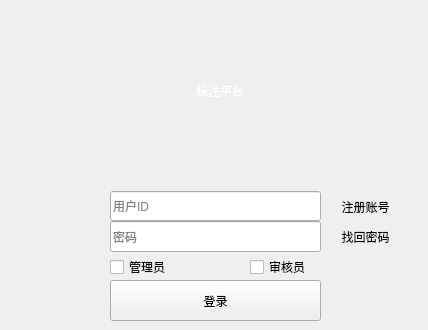
<?xml version="1.0" encoding="UTF-8"?>
<ui version="4.0">
 <class>login</class>
 <widget class="QDialog" name="login">
  <property name="geometry">
   <rect>
    <x>0</x>
    <y>0</y>
    <width>428</width>
    <height>330</height>
   </rect>
  </property>
  <property name="windowTitle">
   <string>Dialog</string>
  </property>
  <widget class="QWidget" name="login_top_widget" native="true">
   <property name="geometry">
    <rect>
     <x>0</x>
     <y>0</y>
     <width>428</width>
     <height>181</height>
    </rect>
   </property>
   <property name="styleSheet">
    <string notr="true">background-image: url(:/login/img/login/top.png);</string>
   </property>
   <widget class="QPushButton" name="btn_small">
    <property name="geometry">
     <rect>
      <x>375</x>
      <y>8</y>
      <width>16</width>
      <height>16</height>
     </rect>
    </property>
    <property name="styleSheet">
     <string notr="true">background:transparent;</string>
    </property>
    <property name="text">
     <string/>
    </property>
    <property name="flat">
     <bool>true</bool>
    </property>
   </widget>
   <widget class="QPushButton" name="btn_exit">
    <property name="geometry">
     <rect>
      <x>405</x>
      <y>5</y>
      <width>16</width>
      <height>16</height>
     </rect>
    </property>
    <property name="styleSheet">
     <string notr="true">background:transparent;</string>
    </property>
    <property name="text">
     <string/>
    </property>
    <property name="autoDefault">
     <bool>false</bool>
    </property>
    <property name="flat">
     <bool>true</bool>
    </property>
   </widget>
   <widget class="QLabel" name="topic">
    <property name="geometry">
     <rect>
      <x>60</x>
      <y>40</y>
      <width>320</width>
      <height>101</height>
     </rect>
    </property>
    <property name="styleSheet">
     <string notr="true">font: 40pt &quot;华文行楷&quot;;
color: rgb(255, 255, 255);</string>
    </property>
    <property name="text">
     <string>标注平台</string>
    </property>
    <property name="alignment">
     <set>Qt::AlignCenter</set>
    </property>
   </widget>
  </widget>
  <widget class="QWidget" name="login_con_widget" native="true">
   <property name="geometry">
    <rect>
     <x>90</x>
     <y>181</y>
     <width>311</width>
     <height>95</height>
    </rect>
   </property>
   <widget class="QLineEdit" name="username">
    <property name="geometry">
     <rect>
      <x>20</x>
      <y>10</y>
      <width>211</width>
      <height>30</height>
     </rect>
    </property>
    <property name="placeholderText">
     <string>用户ID</string>
    </property>
   </widget>
   <widget class="QLineEdit" name="password">
    <property name="geometry">
     <rect>
      <x>20</x>
      <y>40</y>
      <width>211</width>
      <height>31</height>
     </rect>
    </property>
    <property name="echoMode">
     <enum>QLineEdit::Password</enum>
    </property>
    <property name="placeholderText">
     <string>密码</string>
    </property>
   </widget>
   <widget class="QCheckBox" name="check_admin">
    <property name="geometry">
     <rect>
      <x>20</x>
      <y>76</y>
      <width>91</width>
      <height>20</height>
     </rect>
    </property>
    <property name="text">
     <string>管理员</string>
    </property>
    <property name="iconSize">
     <size>
      <width>12</width>
      <height>12</height>
     </size>
    </property>
   </widget>
   <widget class="QCheckBox" name="check_test">
    <property name="geometry">
     <rect>
      <x>160</x>
      <y>76</y>
      <width>71</width>
      <height>20</height>
     </rect>
    </property>
    <property name="text">
     <string>审核员</string>
    </property>
    <property name="iconSize">
     <size>
      <width>12</width>
      <height>12</height>
     </size>
    </property>
   </widget>
   <widget class="QPushButton" name="btn_register">
    <property name="geometry">
     <rect>
      <x>240</x>
      <y>10</y>
      <width>71</width>
      <height>31</height>
     </rect>
    </property>
    <property name="text">
     <string>注册账号</string>
    </property>
    <property name="autoDefault">
     <bool>false</bool>
    </property>
    <property name="flat">
     <bool>true</bool>
    </property>
   </widget>
   <widget class="QPushButton" name="btn_pass">
    <property name="geometry">
     <rect>
      <x>240</x>
      <y>40</y>
      <width>71</width>
      <height>31</height>
     </rect>
    </property>
    <property name="text">
     <string>找回密码</string>
    </property>
    <property name="autoDefault">
     <bool>false</bool>
    </property>
    <property name="flat">
     <bool>true</bool>
    </property>
   </widget>
  </widget>
  <widget class="QPushButton" name="btn_login">
   <property name="geometry">
    <rect>
     <x>110</x>
     <y>280</y>
     <width>211</width>
     <height>41</height>
    </rect>
   </property>
   <property name="text">
    <string>登录</string>
   </property>
   <property name="flat">
    <bool>false</bool>
   </property>
  </widget>
  <widget class="QLabel" name="user_img">
   <property name="geometry">
    <rect>
     <x>10</x>
     <y>200</y>
     <width>81</width>
     <height>71</height>
    </rect>
   </property>
   <property name="text">
    <string/>
   </property>
  </widget>
 </widget>
 <resources/>
 <connections/>
</ui>
